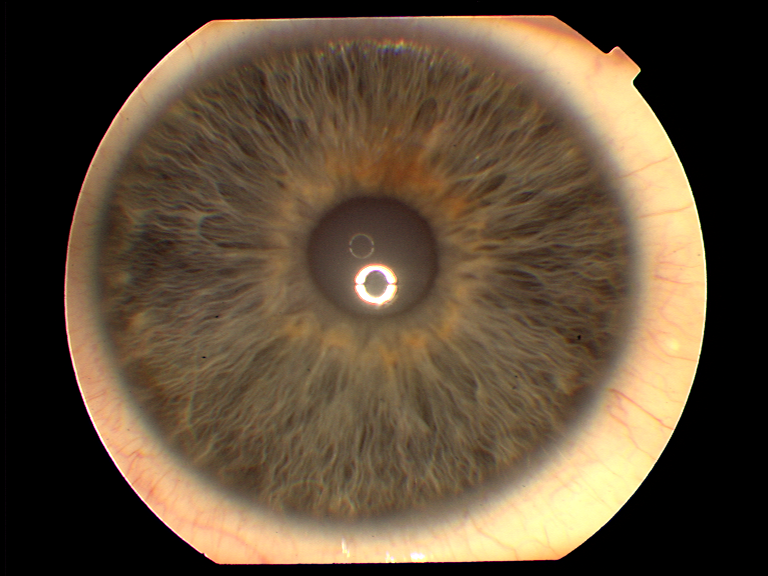
#> input picture data/036R_1.png, 768 x 576 px; its folder holds 5 pictures in this run
$ python demo.py
#> lines starting #> are read from the running program, lines starting #| are printed output that depends on the picture; after the words box and inside, x2 and y2 are one past the last pixel; in counts of white or black regions, pixels touching at a corner belong together
### src/preprocessing.py
import cv2
import os
import numpy as np

def load_preprocess(path):
    """Loads an image from a path, checks if it's valid, and converts to grayscale."""
    img = cv2.imread(path, cv2.IMREAD_COLOR)
    # If the image cannot be read, imread returns None
    if img is None:
        return None

    # Convert the loaded image to grayscale
    gray = cv2.cvtColor(img, cv2.COLOR_BGR2GRAY)
    return gray
# In preprocessing.py, add this new function

def create_mask(normalized_iris):
    """
    Creates a binary mask to identify noisy regions (eyelids, eyelashes, reflections)
    in the normalized iris image. 1 = valid iris, 0 = noise.

    Args:
        normalized_iris (np.array): The unwrapped iris rectangle.

    Returns:
        np.array: A 2D binary mask of the same size as the normalized iris.
    """
    if normalized_iris is None:
        return None

    # Create a mask that is initially all valid (all ones)
    mask = np.ones(normalized_iris.shape, dtype=np.uint8)

    # Simple noise detection using intensity thresholds
    # Find very dark pixels (potential eyelashes)
    mask[normalized_iris < 50] = 0
    # Find very bright pixels (potential reflections)
    mask[normalized_iris > 230] = 0

    return mask

def detect_circles(gray):
    """
    Detects the pupil and iris circles in a grayscale image using the Hough Transform.
    Returns: (pupil_circle, iris_circle) tuples or (None, None) if not found.
    """
    # Using parameters tuned for the UPOL dataset
    circles = cv2.HoughCircles(gray,
                               cv2.HOUGH_GRADIENT,
                               dp=1.2,
                               minDist=100,
                               param1=50,
                               param2=70,
                               minRadius=20,
                               maxRadius=120)

    # If circles are found, process them
    if circles is not None:
        # Convert circle parameters (x, y, radius) to integers
        circles = np.uint16(np.around(circles[0, :]))

        # Sort circles by their radius (smallest to largest)
        # The smallest is likely the pupil, the largest is the iris
        circles = sorted(circles, key=lambda c: c[2])

        if len(circles) >= 2:
            pupil = circles[0]
            iris = circles[-1]
            return tuple(pupil), tuple(iris)

    # If not enough circles are found, return None
    return None, None

# This block runs only when the script is executed directly
# [52 lines that do not run on import are left out]

### src/features.py
import numpy as np
import cv2
from skimage.filters import gabor

def normalize_iris(gray_image, pupil_circle, iris_circle):
    """
    Unwraps the circular iris region into a rectangular block (Daugman's Rubber Sheet model).

    Args:
        gray_image (np.array): The grayscale eye image.
        pupil_circle (tuple): A tuple (x, y, r) for the pupil.
        iris_circle (tuple): A tuple (x, y, r) for the iris.

    Returns:
        np.array: The normalized 2D iris rectangle, or None if inputs are invalid.
    """
    if pupil_circle is None or iris_circle is None:
        return None

    radial_resolution = 64
    angular_resolution = 512

    pupil_x, pupil_y, pupil_r = pupil_circle
    iris_x, iris_y, iris_r = iris_circle

    theta = np.linspace(0, 2 * np.pi, angular_resolution)
    radius = np.linspace(pupil_r, iris_r, radial_resolution)

    radius_grid, theta_grid = np.meshgrid(radius, theta)

    # Convert polar coordinates to Cartesian, ensuring the data type is float32
    # THIS IS THE FIX: Changed .astype(float) to .astype(np.float32)
    x_cart = (iris_x + radius_grid * np.cos(theta_grid)).astype(np.float32)
    y_cart = (iris_y + radius_grid * np.sin(theta_grid)).astype(np.float32)

    normalized_iris = cv2.remap(gray_image, x_cart, y_cart, cv2.INTER_LINEAR)

    return normalized_iris

# In features.py, replace the old function with this one

def extract_features(normalized_iris):
    """
    Extracts a binary iris code by applying a bank of Gabor filters
    at different orientations.

    Args:
        normalized_iris (np.array): The unwrapped iris rectangle.

    Returns:
        np.array: A 1D binary vector representing the concatenated iris code.
    """
    if normalized_iris is None:
        return None

    total_iris_code = []
    # Define Gabor filter parameters
    frequency = 0.1
    # Create a bank of filters at 4 different orientations
    orientations = [0, np.pi/4, np.pi/2, 3*np.pi/4] # 0°, 45°, 90°, 135°

    for theta in orientations:
        # Apply the Gabor filter for the current orientation
        real_part, imag_part = gabor(normalized_iris, frequency=frequency, theta=theta)

        # Encode the filter response into a 2-bit binary code
        # 1st bit is from the real part, 2nd bit is from the imaginary part
        code = np.zeros(real_part.shape, dtype=np.uint8)
        code[real_part > 0] = 1
        code[imag_part > 0] += 2 # Add 2 to make 4 distinct values (00, 01, 10, 11)

        # We can flatten this code or use it as is
        # For this example, let's create a simple binary vector
        iris_code_segment = np.zeros((real_part.shape[0], real_part.shape[1] * 2), dtype=np.uint8)
        iris_code_segment[:, ::2] = (real_part > 0).astype(np.uint8)
        iris_code_segment[:, 1::2] = (imag_part > 0).astype(np.uint8)

        total_iris_code.append(iris_code_segment.flatten())

    # Concatenate the codes from all filter orientations into one long feature vector
    return np.concatenate(total_iris_code)

### src/demo.py
import os
import numpy as np
import cv2

# Import all the necessary functions from your modules
from preprocessing import load_preprocess, detect_circles, create_mask
from features import normalize_iris, extract_features
from matcher import calculate_hamming_distance

# You might need to adjust this threshold after improving the features
MATCH_THRESHOLD = 0.38

def enroll_person(person_name, image_path, templates_dir="../templates"):
    """
    Processes an iris, creates a template and a mask, and saves them together.
    """
    print(f"--- Enrolling {person_name} ---")

    os.makedirs(templates_dir, exist_ok=True)

    # 1. Preprocessing
    gray_image = load_preprocess(image_path)
#> in load_preprocess, img is the input picture: shape (576, 768, 3); mean B, G, R 55.7, 76.4, 94
#> in load_preprocess, `gray = cv2.cvtColor(img, cv2.COLOR_BGR2GRAY)`:
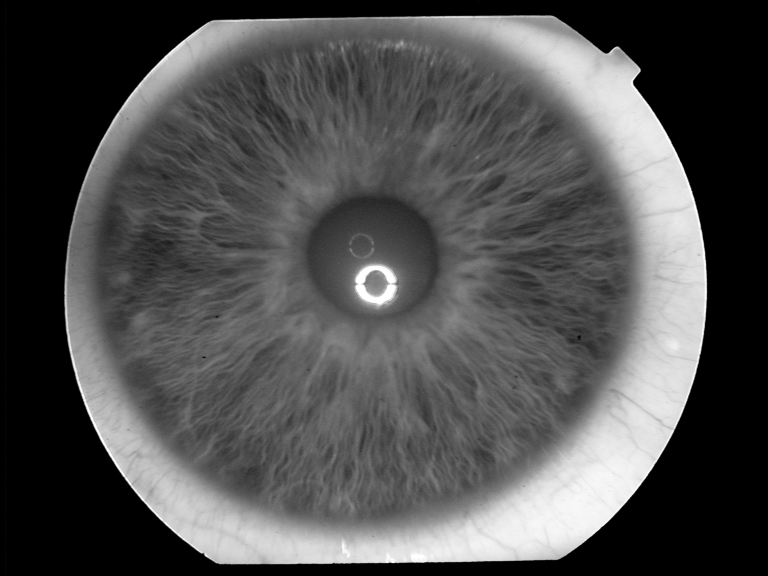
#> gray: shape (576, 768); min 0, max 255, mean 79.3
    if gray_image is None:
        print(f"Error: Could not load image at {image_path}")
        return

    pupil, iris = detect_circles(gray_image)
#> in detect_circles, `circles = cv2.HoughCircles(gray, cv2.HOUGH_GRADIENT, dp=1.2, minDist=1..`: circles = 16 rows, first 8: [252.6, 312.6, 119.2], [334.2, 415.8, 119.2], [511.8, 250.2, 119.2], [552.6, 345, 82.28], [161.4, 385.8, 78.32], [438.6, 381, 95.48], [441, 132.6, 96.8], [257.4, 172.2, 78.32]
#> in detect_circles, `circles = np.uint16(np.around(circles[0, :]))`: circles = 16 rows, first 8: [253, 313, 119], [334, 416, 119], [512, 250, 119], [553, 345, 82], [161, 386, 78], [439, 381, 95], [441, 133, 97], [257, 172, 78]
#> in detect_circles, `circles = sorted(circles, key=lambda c: c[2])`: circles = [[614, 266, 37], [187, 97, 45], [506, 464, 49], [573, 171, 53], [299, 76, 59], [410, 499, 60], [211, 476, 66], [160, 232, 74], [161, 386, 78], [257, 172, 78], [553, 345, 82], [439, 381, 95], [441, 133, 97], [253, 313, 119], [334, 416, 119], [512, 250, 119]]
#> in detect_circles, `pupil = circles[0]`: pupil = [614, 266, 37]
#> in detect_circles, `iris = circles[-1]`: iris = [512, 250, 119]
#> pupil = (614, 266, 37); iris = (512, 250, 119)
    if pupil is None or iris is None:
        print("Error: Could not detect iris and pupil.")
        return
    print("Step 1/3: Preprocessing successful.")

    # 2. Feature and Mask Creation
    normalized = normalize_iris(gray_image, pupil, iris)
#> in normalize_iris, `pupil_x, pupil_y, pupil_r = pupil_circle`: pupil_x = 614; pupil_y = 266; pupil_r = 37
#> in normalize_iris, `iris_x, iris_y, iris_r = iris_circle`: iris_x = 512; iris_y = 250; iris_r = 119
#> in normalize_iris, `x_cart = (iris_x + radius_grid * np.cos(theta_grid)).astype(np.float32)`:
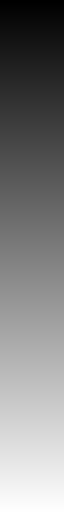
#> theta_grid: shape (512, 64) float64; min 0, max 6.28, mean 3.14; drawn with min black and max white
#> in normalize_iris, `y_cart = (iris_y + radius_grid * np.sin(theta_grid)).astype(np.float32)`:
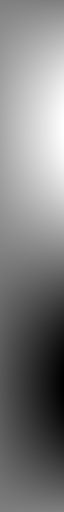
#> y_cart: shape (512, 64) float32; min 131, max 369, mean 250; drawn with min black and max white
#> in normalize_iris, `normalized_iris = cv2.remap(gray_image, x_cart, y_cart, cv2.INTER_LINE..`:
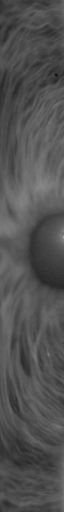
#> normalized_iris: shape (512, 64); min 16, max 164, mean 81.6
    template = extract_features(normalized)
#> after the loop in extract_features, `for theta in orientations:`:
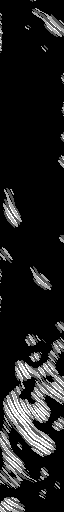
#> code: shape (512, 64); min 0, max 3, mean 0.349; drawn with min black and max white
#> after the loop in extract_features, `for theta in orientations:`:
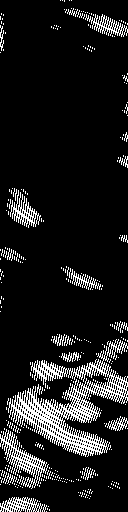
#> iris_code_segment: shape (512, 128); values 0 (black) and 1 (white), 11.6% white in thin lines or dots
#> after the loop in extract_features, `for theta in orientations:`: total_iris_code = 4 items
    mask = create_mask(normalized)
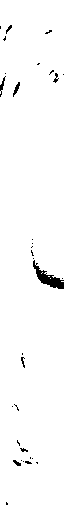
#> mask: shape (512, 64); values 0 (black) and 1 (white), 98.1% white; 32 black regions (25 under 20 px), largest, box (x1, y1, x2, y2) and area: (33, 260, 64, 289) 315, (13, 82, 20, 97) 42, (0, 76, 6, 97) 41

    if template is None or mask is None:
        print("Error: Could not extract features or create mask.")
        return
    print("Step 2/3: Feature extraction and masking successful.")

    # 3. Save Template and Mask together in one file
    # We use a dictionary to store both arrays
    data_to_save = {'template': template, 'mask': mask}
    template_path = os.path.join(templates_dir, f"{person_name}.npy")
    np.save(template_path, data_to_save)

    print(f"Step 3/3: Template and mask saved successfully to {template_path}")
    print("-" * 20)

def verify_person(live_image_path, enrolled_template_path):
    """
    Compares a live iris against a saved template and mask.
    """
    print(f"--- Verifying image {os.path.basename(live_image_path)} ---")

    if not os.path.exists(enrolled_template_path):
        print(f"Error: Enrolled template not found at {enrolled_template_path}")
        print("-" * 20)
        return

    # 1. Generate template and mask for the live image
    gray_image = load_preprocess(live_image_path)
    if gray_image is None:
        print(f"Could not process live image: {live_image_path}")
        return

    pupil, iris = detect_circles(gray_image)
    if pupil is None:
        print(f"Could not find iris in live image: {live_image_path}")
        return

    normalized = normalize_iris(gray_image, pupil, iris)
    live_template = extract_features(normalized)
    live_mask = create_mask(normalized)

    if live_template is None or live_mask is None:
        print("Could not generate a template from the live image.")
        return

    # 2. Load the enrolled template and mask
    # allow_pickle=True is needed to load a dictionary
    enrolled_data = np.load(enrolled_template_path, allow_pickle=True).item()
    enrolled_template = enrolled_data['template']
    enrolled_mask = enrolled_data['mask']

    # 3. Match templates using their masks
    distance = calculate_hamming_distance(live_template, enrolled_template, live_mask, enrolled_mask)
    print(f"Hamming Distance (Masked): {distance:.4f}")

    # 4. Make decision
    if distance < MATCH_THRESHOLD:
        print(f"Result: MATCH! (Distance is below threshold {MATCH_THRESHOLD})")
    else:
        print(f"Result: NO MATCH! (Distance is above threshold {MATCH_THRESHOLD})")
    print("-" * 20)


if __name__ == "__main__":
    # Use the same good example images as before
    enroll_image_file = "../data/036R_1.png"
    verify_image_good = "../data/036R_2.png"
    verify_image_bad = "../data/047L_1.png"

    # --- DEMO ---

    # 1. Enroll "Person_036"
    enroll_person("Person_036", enroll_image_file)

    # 2. Verify against another image of the same person
    enrolled_template_file = "../templates/Person_036.npy"
    verify_person(verify_image_good, enrolled_template_file)

    # 3. Verify against an image of a different person
    verify_person(verify_image_bad, enrolled_template_file)
